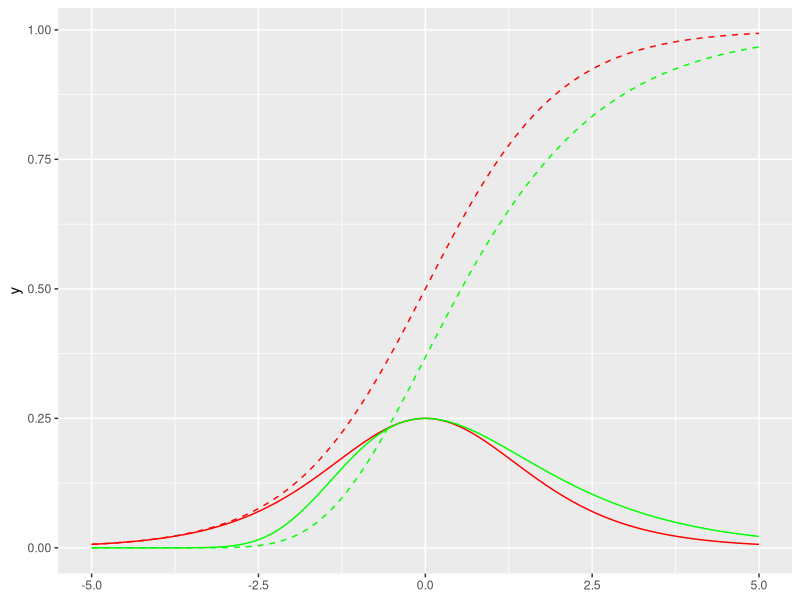
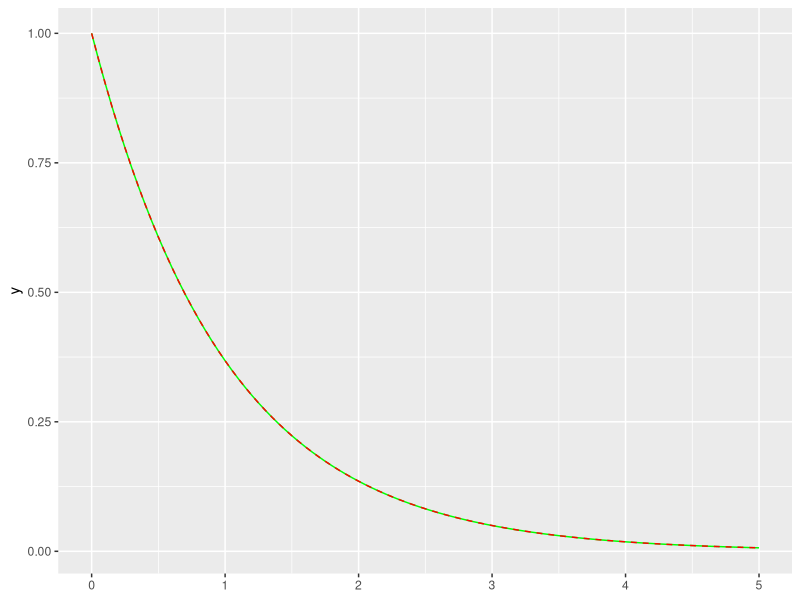
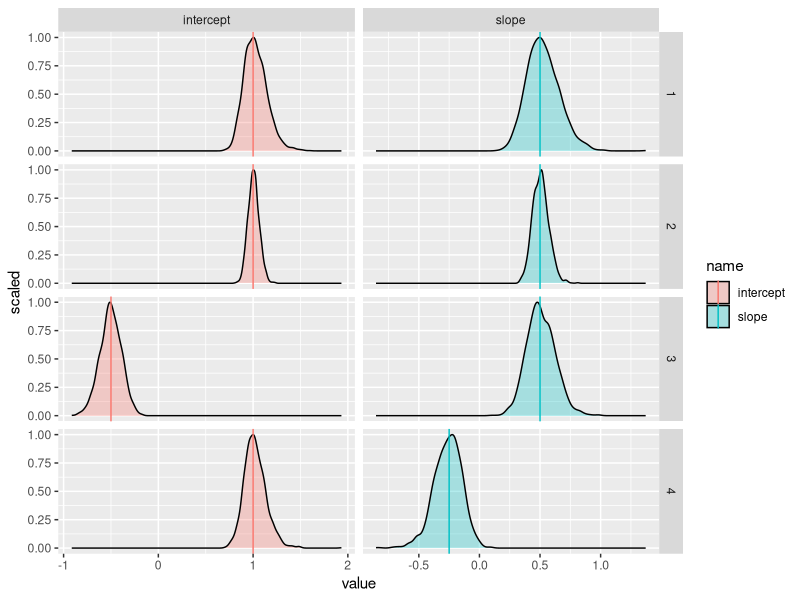
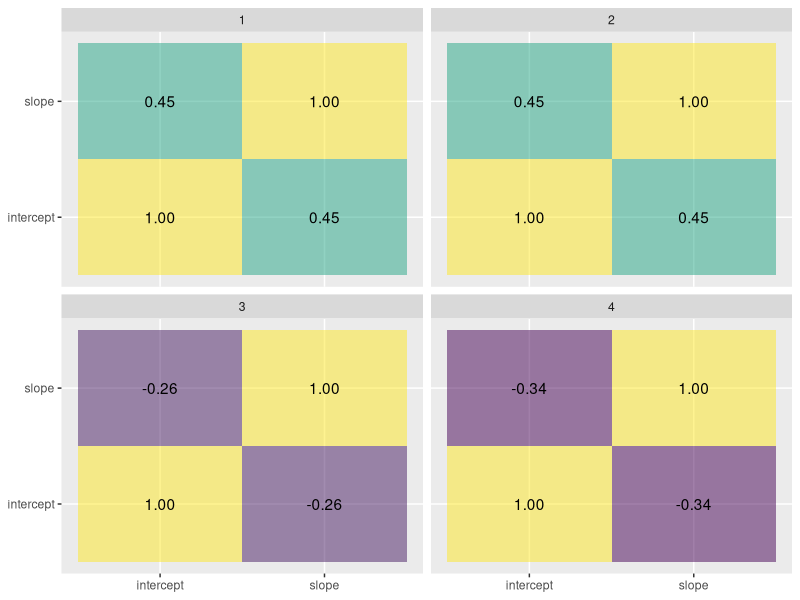
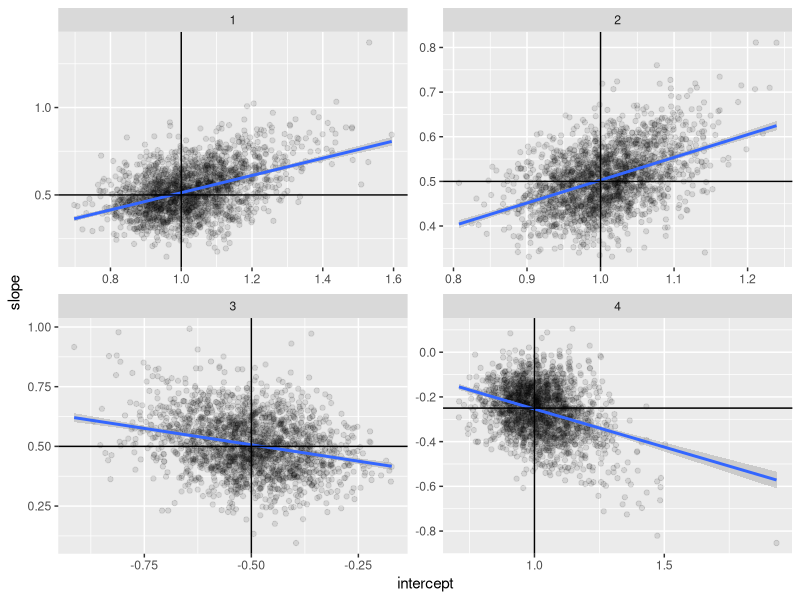
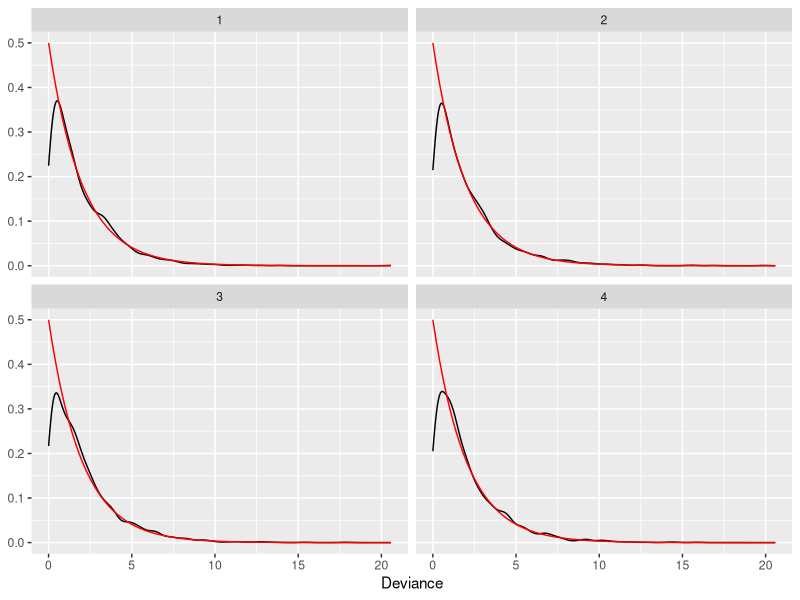
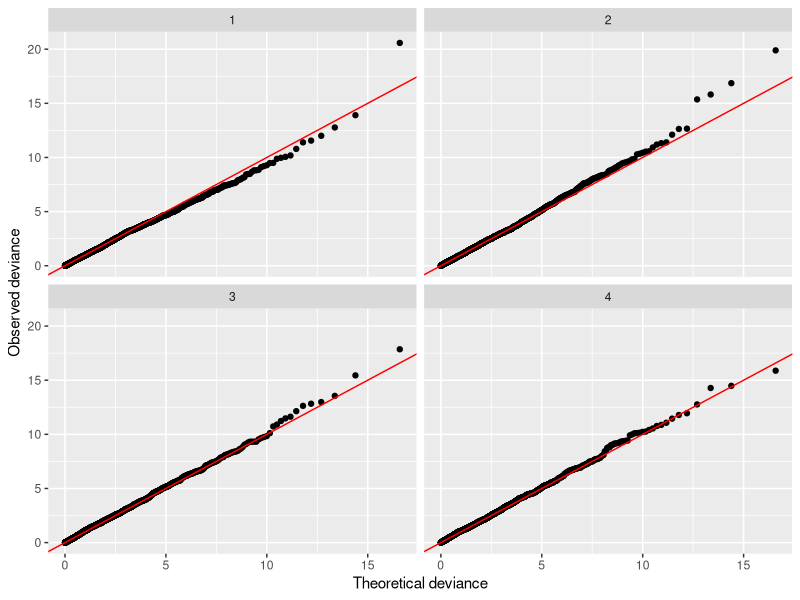

Write R code to recreate these figures, in order.
## ---- chunk 1
library(tidyverse)
library(evd)
set.seed(123)
## ---- chunk 2
ggplot() +
  geom_function(
    fun = dlogis,
    colour = "red"
  ) +
  geom_function(
    fun = dgumbel,
    args = list(scale = dgumbel(0) / dlogis(0)),
    colour = "green"
  ) +
  geom_function(
    fun = plogis,
    colour = "red",
    linetype = "dashed"
  ) +
  geom_function(
    fun = pgumbel,
    args = list(scale = dgumbel(0) / dlogis(0)),
    colour = "green",
    linetype = "dashed"
  ) +
  xlim(-5, 5)
## ---- chunk 3
ggplot() +
  geom_function(
    fun = function(x){pgumbel(-log(x))},
    colour = "green"
  ) +
  geom_function(
    fun = function(x){exp(-x)},
    colour = "red",
    linetype = "dashed"
  ) +
  xlim(0, 5)
## ---- chunk 4
generate.and.estimate.gompit.regression <- function(n, intercept, slope) {
  x <- rnorm(n)
  y <- intercept + slope * x + rgumbel(n)
  c <- y > 0
  lambda <- exp(intercept + slope * x)
  true_log_likelihood <- sum(c * log(-expm1(-lambda)) + (1 - c) * (-lambda))
  model <- glm(
    formula = c ~ 1 + x,
    family = binomial(link = "cloglog")
  )
  result <- data.frame(
    intercept = coef(model)[[1]],
    slope = coef(model)[[2]],
    true_log_likelihood = true_log_likelihood,
    log_likelihood = logLik(model)
  )
  return(result)
}
## ---- chunk 5
parameters <- tibble(
  parameter.set = seq(4),
  n.data = c(200, 800, 200, 200),
  intercept = c(1, 1, -0.5, 1),
  slope = c(0.5, 0.5, 0.5, -0.25)
)
parameters
## ---- chunk 6
estimated.parameters <- parameters %>%
  expand_grid(
    run = seq(2000)
  ) %>%
  rowwise() %>%
  mutate(
    generate.and.estimate.gompit.regression(
      n = n.data,
      intercept = intercept,
      slope = slope
    )
  ) %>%
  ungroup()
estimated.parameters
## ---- chunk 7
ggplot() +
  geom_density(
    mapping = aes(
      x = value,
      y = after_stat(scaled),
      fill = name
    ),
    data = estimated.parameters %>%
      pivot_longer(
        cols = c("intercept", "slope")
      ),
    alpha = 0.3
  ) +
  geom_vline(
    mapping = aes(
      xintercept = value,
      col = name
    ),
    data = parameters %>%
      pivot_longer(
        cols = c("intercept", "slope")
      )
  ) +
  facet_grid(
    cols = vars(name),
    rows = vars(parameter.set),
    scales = "free"
  )
## ---- chunk 8
ggplot(
  mapping = aes(
    x = parameter.1,
    y = parameter.2,
    fill = correlation,
    label = sprintf("%.2f", correlation)
  ),
  data = estimated.parameters %>%
    group_by(parameter.set) %>%
    reframe(
      expand_grid(
        parameter.1 = c("intercept", "slope"),
        parameter.2 = c("intercept", "slope")
      ),
      correlation = c(cor(data.frame(intercept, slope)))
    )
) +
  geom_tile(alpha = 0.5) +
  geom_text() +
  scale_fill_viridis_c() +
  guides(fill = "none") +
  labs(
    x = NULL,
    y = NULL
  ) +
  facet_wrap(
    facets = vars(parameter.set)
  )
## ---- chunk 9
ggplot(
  mapping = aes(
    x = intercept,
    y = slope
  ),
  data = estimated.parameters
) +
  geom_point(alpha = 0.1) +
  geom_smooth(
    formula = y ~ x,
    method = "lm"
  ) +
  geom_vline(
    mapping = aes(
      xintercept = intercept
    ),
    data = parameters
  ) +
  geom_hline(
    mapping = aes(
      yintercept = slope
    ),
    data = parameters
  ) +
  facet_wrap(
    facets = vars(parameter.set),
    scales = "free"
  )
## ---- chunk 10
deviance <- estimated.parameters %>%
  mutate(
    deviance = 2 * (log_likelihood - true_log_likelihood)
  )
## ---- chunk 11
deviance %>%
  summarise(
    mean = mean(deviance),
    variance = var(deviance),
    .by = parameter.set
  )
## ---- chunk 12
ggplot() +
  geom_density(
    mapping = aes(
      x = deviance
    ),
    data = deviance
  ) +
  geom_function(
    fun = ~ dchisq(.x, df = 2),
    colour = "red"
  ) +
  labs(
    x = "Deviance",
    y = NULL
  ) +
  facet_wrap(~ parameter.set)
## ---- chunk 13
ggplot() +
  stat_qq(
    mapping = aes(
      sample = deviance
    ),
    data = deviance,
    distribution = qchisq,
    dparams = list(df = 2)
  ) +
  geom_abline(
    intercept = 0,
    slope = 1,
    colour = "red"
  ) +
  labs(
    x = "Theoretical deviance",
    y = "Observed deviance"
  ) +
  facet_wrap(~ parameter.set)
